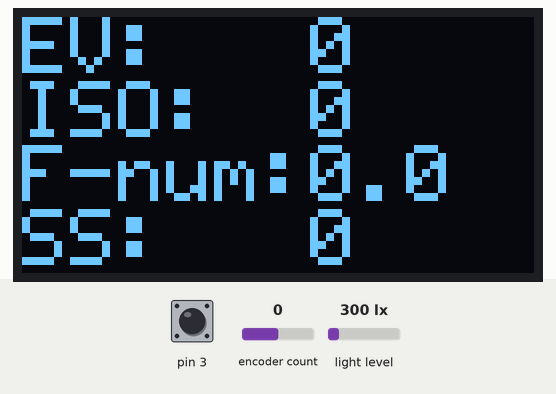
A sketch run on a simulated Arduino Uno, built with avr-gcc and run on an emulated ATmega328P. Shown: 128×64 one-colour display. Inputs (shaded band) come from the test bench; at power-on: pin 3 HIGH, encoder count 0, light level 300 lx. What the sketch prints to the serial monitor is not drawn.

Above: at 6.3 s.
6.4 s: pin 3 pulled LOW for 0.15 s
At 8.0 s:
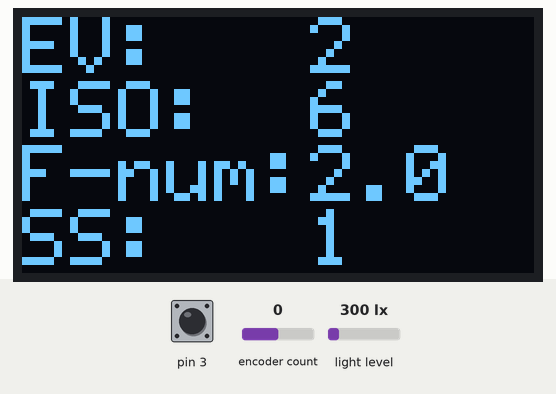
9.0 s: pin 3 pulled LOW for 3.2 s
14.3 s: encoder count set to 4
At 16.2 s:
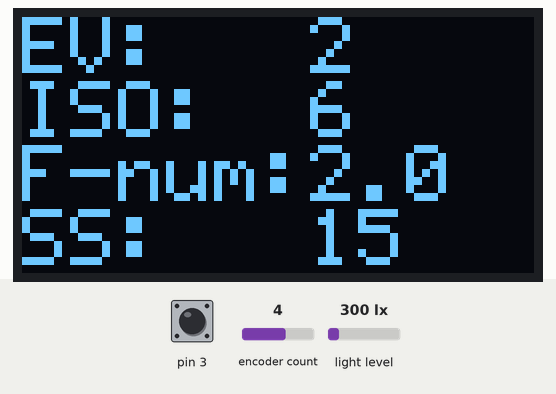
17.3 s: encoder count set to 8
At 18.6 s:
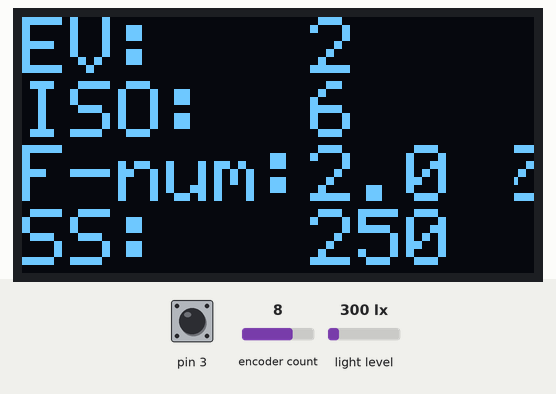
19.8 s: encoder count set to 12
At 22.4 s:
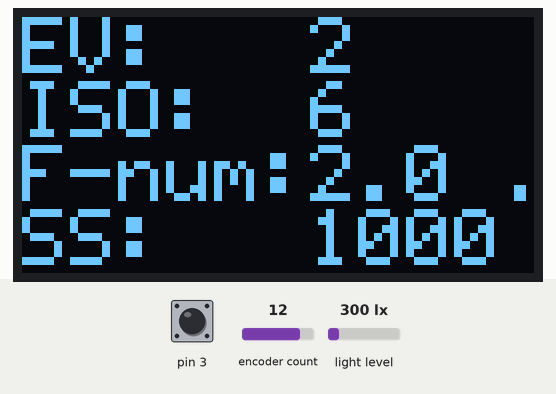
22.8 s: pin 3 pulsed LOW 5 times (0.12 s each, 0.3 s apart)
At 25.9 s:
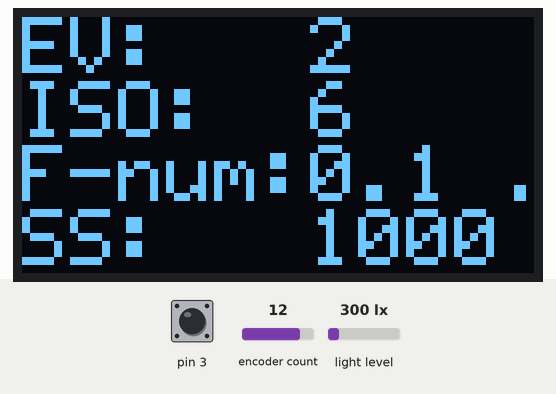
Timing chart, 0 to 27.4 s (numbered marks = the images above; inputs shaded):
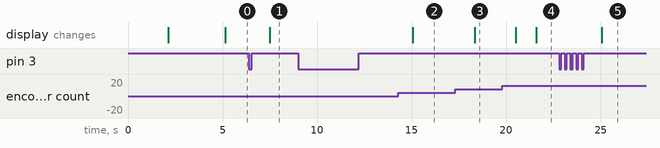

The sketch:

arduino_light_meter.ino
`````cpp
// Set this to true if you wish to get "standard" shutter settings
#define STANRARD_SHUTTER_SPEED  false

// Calibration constant (C) for incident light meters.
// see https://en.wikipedia.org/wiki/Light_meter#Calibration_constants
#define INCIDENT_CALIBRATION    330


// Pre-defined aperture and ISO settings. Modify them for your own preference.
// Elements in the array have to be sorted from min to max.
const double APERATURE_TABLE[]  = {1.0, 1.4, 1.8, 2.0, 2.8, 3.5, 4.0, 4.5, 5.6, 6.3, 8.0, 11.0, 12.7, 16.0, 22.0, 32.0};
const int ISO_TABLE[]           = {6, 12, 25, 50, 100, 160, 200, 400, 800, 1600, 3200};

// The "shutterspeed table" array is used when STANRARD_SHUTTER_SPEED is set to true.
// 1/2 (0.5) seconds is expressed as 2, and 2 seconds is expressed as -2.
//double SHUTTERSPEED_TABLE[]     = {-60, -30, -15, -8, -4, -2, 1, 2, 4, 8, 15, 30, 60, 125, 250, 500, 1000, 2000, 4000};

// If you are using older cameras which have different shutter speed settings,
// you can switch to the folloing array:
const int SHUTTERSPEED_TABLE[]    = { 1, 2, 4, 8, 15, 30, 60, 125, 250, 500, 1000};

/* ------------------------------ */

#include <math.h>
#include <Wire.h>
#include <BH1750.h>
#include "SSD1306Ascii.h"
#include "SSD1306AsciiAvrI2c.h"
#include <ClickEncoder.h>
#include <TimerOne.h>
#include "LowPower.h"

ClickEncoder *encoder;
int16_t last, value;

int16_t rawValue, debounceEncoder;

BH1750 bh1750;
SSD1306AsciiAvrI2c oled;

bool started = false;
bool setting_mode = false;
bool setting = false;
int EV, shutrerIndex, shutrerIndexOld, isoIndex, isoIndexOld;
long lux;
int iso;
double aperature;
double shutterspeed;

uint8_t col0 = 0;  // First value column
uint8_t col1 = 0;  // Last value column.
uint8_t rows;      // Rows per line.

void setup() {

  const char* label[] = {"EV:", "ISO:", "F-num:", "SS:"};
  // initialize serial port
  Serial.begin(9600);
  encoder = new ClickEncoder(A1, A0, 3, 4);
  encoder->setAccelerationEnabled(true);
  Timer1.initialize(1000);
  Timer1.attachInterrupt(timerIsr);
  Wire.begin();

  //  // prepare the shutterspeed table array if needed
  //  if (STANRARD_SHUTTER_SPEED) {
  //    for (int i = 0; i < (sizeof(SHUTTERSPEED_TABLE) / sizeof(double)); i++) {
  //      if (SHUTTERSPEED_TABLE[i] < 0) {
  //        SHUTTERSPEED_TABLE[i] = 1 / abs(SHUTTERSPEED_TABLE[i]);
  //      }
  //    }
  //  }

  // setup button````
  pinMode(3, INPUT_PULLUP);

  // set the BH1750 in BH1750_ONE_TIME_HIGH_RES_MODE_2
  bh1750.begin();

  // "initialize" BH1750 by using it once
  bh1750.readLightLevel();

  // initialize OLED
  oled.begin(&Adafruit128x64, 0x3c);
  oled.setFont(System5x7);
  oled.set2X();

  Serial.println("ArduMeter (Arduino incident light meter for camera) READY:");
  //  Serial.println("- Press button to measure light.");
  //  Serial.println("- Turn knobs to change aperature/ISO.");

  oled.clear();
  oled.println("  Arduino");
  oled.println("   Light");
  oled.println("   Meter");
  delay(2000);

  oled.clear();
  oled.set2X();

  // Setup form and find longest label.
  for (uint8_t i = 0; i < 4; i++) {
    oled.println(label[i]);
    uint8_t w = oled.strWidth(label[i]);
    col0 = col0 < w ? w : col0;
  }
  // Three pixels after label.
  //col0 += 3;
  // Allow two or more pixels after value.
  col1 = col0 + oled.strWidth("99.9") + 2;
  // Line height in rows.
  rows = oled.fontRows();

  delay(3000);


}

void timerIsr() {
  encoder->service();
}

void clearValue(uint8_t row) {
  oled.clear(col0, col1, row, row + rows - 1);
}

void loop() {

  getKnobIndex();

  clearValue(0);
  oled.print(EV, 1);
  clearValue(rows);
  oled.print(iso);
  clearValue(2 * rows);
  oled.print(aperature, 1);
  clearValue(3 * rows);
  oled.print(shutterspeed, 0);
  delay(1000);

  rawValue = encoder->getValue();
  debounceEncoder += abs(rawValue);

  if (debounceEncoder >= 2) {
    debounceEncoder = 0;
  } else {
    rawValue = 0;
  }

  if (rawValue == 1) {
    debounceEncoder += 1;
  }

  //  if (buttonPressed()) { //measure light
  //    if (!started) started = true;
  //    displayExposureSetting(true);
  //    delay(150);
  //
  //  } else { //change aperture/ISO settings
  //    if ((apertureIndex != apertureIndexOld || isoIndex != isoIndexOld) && started) {
  //      displayExposureSetting(false);
  //      delay(150);
  //    }
  //  }

  shutrerIndexOld = shutrerIndex;
  isoIndexOld = isoIndex;

  delay(50);

  ClickEncoder::Button b = encoder->getButton();
  if (b != ClickEncoder::Open) {
    switch (b) {
      case ClickEncoder::Pressed:
        break;
      case ClickEncoder::Clicked:
        if (!started) started = true;
        displayExposureSetting(true);
        delay(150);
        break;
      case ClickEncoder::DoubleClicked:
        if (setting_mode == false) {
          setting_mode = true;
          Serial.println("ISO");
        }
        else {
          setting_mode = false;
          Serial.println("Shutter speed");
        }
        break;
      case ClickEncoder::Released:

        if (setting == false) {
          setting = true;
          Serial.println("setting mode ON");
        }
        else {
          setting = false;
          Serial.println("setting mode OFF");
        }
        if ((shutrerIndex != shutrerIndexOld || isoIndex != isoIndexOld) && started) {
          displayExposureSetting(false);
          delay(150);

        }
        break;

    }
  }
}


// map knob analog readings to array indexes
void getKnobIndex() {
  if (setting == true && setting_mode == false) {
    if (shutrerIndex <= 0) {
      shutrerIndex = 0;
    }
    if (shutrerIndex >= sizeof(SHUTTERSPEED_TABLE) / sizeof(int)) {
      shutrerIndex = 10;
    }
    shutrerIndex += rawValue;
    Serial.print("shutter speed=");
    Serial.println(shutrerIndex);
    shutterspeed = SHUTTERSPEED_TABLE[shutrerIndex];
    clearValue(2 * rows);
    oled.print(shutterspeed, 1);

  }
  if (setting == true && setting_mode == true) {

    if (isoIndex <= 0) {
      isoIndex = 0;
    }
    if (isoIndex >= sizeof(ISO_TABLE) / sizeof(int)) {
      isoIndex = 10;
    }
    isoIndex += rawValue;
    Serial.print("ISO=");
    Serial.println(isoIndex);
    iso = ISO_TABLE[isoIndex];
    clearValue(rows);
    oled.print(iso);
  }
}

// measure/calculate and display exposure settings
void displayExposureSetting(bool measureNewEV) {

  shutterspeed = SHUTTERSPEED_TABLE[shutrerIndex];
  iso = ISO_TABLE[isoIndex];

  // measure light level (illuminance) and get a new lux value
  if (measureNewEV) {
    lux = bh1750.readLightLevel();
    Serial.print("Measured illuminance = ");
    Serial.print(lux);
    Serial.println(" lux");
  }

  //calculate EV
  EV = log10(lux * iso / INCIDENT_CALIBRATION) / log10(2);

  if (isfinite(EV)) { //calculate shutter speed if EV is neither NaN nor infinity

    // calculate shutter speed
    //shutterspeed = (pow(2, EV) / pow(aperature, 2));

    //calculate aperture
    aperature = sqrt(pow(2, EV) / shutterspeed);

    // choose standard shutter speed if needed
    //    if (STANRARD_SHUTTER_SPEED) {
    //      for (int i = 0; i < (sizeof(SHUTTERSPEED_TABLE) / sizeof(double)) - 1; i++) {
    //        if (shutterspeed >= SHUTTERSPEED_TABLE[i] && shutterspeed <= SHUTTERSPEED_TABLE[i + 1]) {
    //          if (abs(shutterspeed - SHUTTERSPEED_TABLE[i]) <= abs(shutterspeed) - SHUTTERSPEED_TABLE[i + 1]) {
    //            shutterspeed = SHUTTERSPEED_TABLE[i];
    //          } else {
    //            shutterspeed = SHUTTERSPEED_TABLE[i + 1];
    //          }
    //          break;
    //        }
    //      }
    //    }

    // output result to serial port
    Serial.print("Exposure settings: EV = ");
    Serial.print(EV);
    Serial.print(", ISO = ");
    Serial.print(iso);
    Serial.print(", aperture = f/");
    Serial.print(aperature, 1);
    Serial.print(", ");
    Serial.print("shutter speed = ");
    Serial.println(shutterspeed);

    //    // output result to OLED
    //    oled.clear();
    //    //oled.print("EV: ");
    //    oled.println(EV, 1);
    //    //oled.print("ISO: ");
    //    oled.println(iso);
    //    //oled.print("-- f/");
    //    oled.println(aperature, 1);
    //    //oled.print("-- ");
    //    if (shutterspeed > 1) {
    //      oled.print("1/");
    //      oled.print(shutterspeed, 0);
    //    } else {
    //      oled.print((1 / shutterspeed), 0);
    //    }
    //    oled.println("s");

  } else {
    Serial.println("Exposure out of bounds");
    //    oled.clear();
    //    oled.println("Exposure");
    //    oled.println("value");
    //    oled.println("out of");
    //    oled.println("bounds");
  }
}
`````

Measured:
- after the input at 6.4 s, the display: changes after 1.1 s (image 1)
- after the input at 9.0 s, every drawn part: stays the same
- after the input at 14.3 s, the display: changes after 0.77 s (image 2)
- after the input at 17.3 s, the display: changes after 1.0 s (image 3)
- after the input at 19.8 s, the display: first changes after 0.71 s (image 4 shows a later state)
- after the input at 22.8 s, the display: changes after 2.3 s (image 5)
